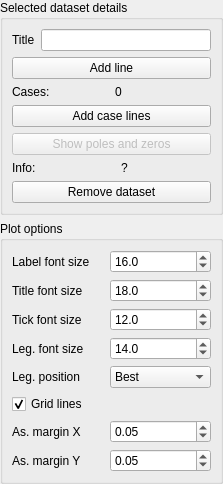
             <widget class="QWidget" name="scrollAreaWidgetContents">
              <property name="geometry">
               <rect>
                <x>0</x>
                <y>0</y>
                <width>223</width>
                <height>469</height>
               </rect>
              </property>
              <property name="sizePolicy">
               <sizepolicy hsizetype="Ignored" vsizetype="Preferred">
                <horstretch>0</horstretch>
                <verstretch>0</verstretch>
               </sizepolicy>
              </property>
              <layout class="QGridLayout" name="gridLayout_14">
               <property name="leftMargin">
                <number>0</number>
               </property>
               <property name="topMargin">
                <number>0</number>
               </property>
               <property name="rightMargin">
                <number>0</number>
               </property>
               <property name="bottomMargin">
                <number>0</number>
               </property>
               <item row="1" column="0">
                <widget class="QGroupBox" name="groupBox_2">
                 <property name="maximumSize">
                  <size>
                   <width>16777215</width>
                   <height>16777215</height>
                  </size>
                 </property>
                 <property name="title">
                  <string>Plot options</string>
                 </property>
                 <layout class="QGridLayout" name="gridLayout_7">
                  <property name="leftMargin">
                   <number>9</number>
                  </property>
                  <item row="1" column="0">
                   <widget class="QLabel" name="label_25">
                    <property name="text">
                     <string>Title font size</string>
                    </property>
                   </widget>
                  </item>
                  <item row="4" column="1">
                   <widget class="QComboBox" name="plt_legendpos">
                    <item>
                     <property name="text">
                      <string>Best</string>
                     </property>
                    </item>
                    <item>
                     <property name="text">
                      <string>Upper right</string>
                     </property>
                    </item>
                    <item>
                     <property name="text">
                      <string>Upper left</string>
                     </property>
                    </item>
                    <item>
                     <property name="text">
                      <string>Lower left</string>
                     </property>
                    </item>
                    <item>
                     <property name="text">
                      <string>Lower right</string>
                     </property>
                    </item>
                    <item>
                     <property name="text">
                      <string>Right</string>
                     </property>
                    </item>
                    <item>
                     <property name="text">
                      <string>Center left</string>
                     </property>
                    </item>
                    <item>
                     <property name="text">
                      <string>Center right</string>
                     </property>
                    </item>
                    <item>
                     <property name="text">
                      <string>Lower center</string>
                     </property>
                    </item>
                    <item>
                     <property name="text">
                      <string>Upper center</string>
                     </property>
                    </item>
                    <item>
                     <property name="text">
                      <string>Center</string>
                     </property>
                    </item>
                    <item>
                     <property name="text">
                      <string>None</string>
                     </property>
                    </item>
                   </widget>
                  </item>
                  <item row="3" column="1">
                   <widget class="QDoubleSpinBox" name="plt_legendsize_sb">
                    <property name="decimals">
                     <number>1</number>
                    </property>
                    <property name="minimum">
                     <double>5.000000000000000</double>
                    </property>
                    <property name="maximum">
                     <double>100.000000000000000</double>
                    </property>
                    <property name="singleStep">
                     <double>0.500000000000000</double>
                    </property>
                    <property name="value">
                     <double>14.000000000000000</double>
                    </property>
                   </widget>
                  </item>
                  <item row="2" column="1">
                   <widget class="QDoubleSpinBox" name="plt_ticksize_sb">
                    <property name="decimals">
                     <number>1</number>
                    </property>
                    <property name="minimum">
                     <double>5.000000000000000</double>
                    </property>
                    <property name="singleStep">
                     <double>0.500000000000000</double>
                    </property>
                    <property name="value">
                     <double>12.000000000000000</double>
                    </property>
                   </widget>
                  </item>
                  <item row="2" column="0">
                   <widget class="QLabel" name="label_24">
                    <property name="text">
                     <string>Tick font size</string>
                    </property>
                   </widget>
                  </item>
                  <item row="6" column="1">
                   <widget class="QDoubleSpinBox" name="plt_marginx">
                    <property name="maximum">
                     <double>1.000000000000000</double>
                    </property>
                    <property name="singleStep">
                     <double>0.010000000000000</double>
                    </property>
                    <property name="value">
                     <double>0.050000000000000</double>
                    </property>
                   </widget>
                  </item>
                  <item row="6" column="0">
                   <widget class="QLabel" name="label_21">
                    <property name="text">
                     <string>As. margin X</string>
                    </property>
                   </widget>
                  </item>
                  <item row="4" column="0">
                   <widget class="QLabel" name="label_19">
                    <property name="text">
                     <string>Leg. position</string>
                    </property>
                   </widget>
                  </item>
                  <item row="3" column="0">
                   <widget class="QLabel" name="label_18">
                    <property name="text">
                     <string>Leg. font size</string>
                    </property>
                   </widget>
                  </item>
                  <item row="0" column="1">
                   <widget class="QDoubleSpinBox" name="plt_labelsize_sb">
                    <property name="frame">
                     <bool>true</bool>
                    </property>
                    <property name="readOnly">
                     <bool>false</bool>
                    </property>
                    <property name="accelerated">
                     <bool>false</bool>
                    </property>
                    <property name="showGroupSeparator" stdset="0">
                     <bool>false</bool>
                    </property>
                    <property name="decimals">
                     <number>1</number>
                    </property>
                    <property name="minimum">
                     <double>5.000000000000000</double>
                    </property>
                    <property name="maximum">
                     <double>100.000000000000000</double>
                    </property>
                    <property name="singleStep">
                     <double>0.500000000000000</double>
                    </property>
                    <property name="value">
                     <double>16.000000000000000</double>
                    </property>
                   </widget>
                  </item>
                  <item row="0" column="0">
                   <widget class="QLabel" name="label_17">
                    <property name="text">
                     <string>Label font size</string>
                    </property>
                   </widget>
                  </item>
                  <item row="7" column="1">
                   <widget class="QDoubleSpinBox" name="plt_marginy">
                    <property name="maximum">
                     <double>1.000000000000000</double>
                    </property>
                    <property name="singleStep">
                     <double>0.010000000000000</double>
                    </property>
                    <property name="value">
                     <double>0.050000000000000</double>
                    </property>
                   </widget>
                  </item>
                  <item row="7" column="0">
                   <widget class="QLabel" name="label_20">
                    <property name="text">
                     <string>As. margin Y</string>
                    </property>
                   </widget>
                  </item>
                  <item row="5" column="0" colspan="2">
                   <widget class="QCheckBox" name="plt_grid">
                    <property name="text">
                     <string>Grid lines</string>
                    </property>
                    <property name="checked">
                     <bool>true</bool>
                    </property>
                   </widget>
                  </item>
                  <item row="1" column="1">
                   <widget class="QDoubleSpinBox" name="plt_titlesize_sb">
                    <property name="decimals">
                     <number>1</number>
                    </property>
                    <property name="minimum">
                     <double>5.000000000000000</double>
                    </property>
                    <property name="singleStep">
                     <double>0.500000000000000</double>
                    </property>
                    <property name="value">
                     <double>18.000000000000000</double>
                    </property>
                   </widget>
                  </item>
                 </layout>
                </widget>
               </item>
               <item row="0" column="0">
                <widget class="QGroupBox" name="dataset_gb">
                 <property name="sizePolicy">
                  <sizepolicy hsizetype="Preferred" vsizetype="Preferred">
                   <horstretch>0</horstretch>
                   <verstretch>0</verstretch>
                  </sizepolicy>
                 </property>
                 <property name="minimumSize">
                  <size>
                   <width>0</width>
                   <height>0</height>
                  </size>
                 </property>
                 <property name="maximumSize">
                  <size>
                   <width>16777215</width>
                   <height>16777215</height>
                  </size>
                 </property>
                 <property name="title">
                  <string>Selected dataset details</string>
                 </property>
                 <layout class="QGridLayout" name="gridLayout_5">
                  <item row="4" column="0">
                   <widget class="QPushButton" name="ds_poleszeros_btn">
                    <property name="enabled">
                     <bool>false</bool>
                    </property>
                    <property name="text">
                     <string>Show poles and zeros</string>
                    </property>
                   </widget>
                  </item>
                  <item row="2" column="0">
                   <layout class="QHBoxLayout" name="horizontalLayout_4">
                    <item>
                     <widget class="QLabel" name="label_13">
                      <property name="text">
                       <string>Cases:</string>
                      </property>
                     </widget>
                    </item>
                    <item>
                     <widget class="QLabel" name="ds_casenum_lb">
                      <property name="text">
                       <string>0</string>
                      </property>
                     </widget>
                    </item>
                   </layout>
                  </item>
                  <item row="5" column="0">
                   <layout class="QHBoxLayout" name="horizontalLayout_3" stretch="0,1">
                    <item>
                     <widget class="QLabel" name="label_14">
                      <property name="text">
                       <string>Info:</string>
                      </property>
                     </widget>
                    </item>
                    <item>
                     <widget class="QLabel" name="ds_info_lb">
                      <property name="maximumSize">
                       <size>
                        <width>90</width>
                        <height>16777215</height>
                       </size>
                      </property>
                      <property name="text">
                       <string>?</string>
                      </property>
                      <property name="wordWrap">
                       <bool>true</bool>
                      </property>
                     </widget>
                    </item>
                   </layout>
                  </item>
                  <item row="3" column="0">
                   <widget class="QPushButton" name="ds_caseadd_btn">
                    <property name="text">
                     <string>Add case lines</string>
                    </property>
                   </widget>
                  </item>
                  <item row="0" column="0">
                   <layout class="QHBoxLayout" name="horizontalLayout_2">
                    <item>
                     <widget class="QLabel" name="label_3">
                      <property name="text">
                       <string>Title</string>
                      </property>
                     </widget>
                    </item>
                    <item>
                     <widget class="QLineEdit" name="ds_title_edit"/>
                    </item>
                   </layout>
                  </item>
                  <item row="6" column="0">
                   <widget class="QPushButton" name="ds_remove_btn">
                    <property name="text">
                     <string>Remove dataset</string>
                    </property>
                   </widget>
                  </item>
                  <item row="1" column="0">
                   <widget class="QPushButton" name="ds_addline_btn">
                    <property name="text">
                     <string>Add line</string>
                    </property>
                   </widget>
                  </item>
                 </layout>
                </widget>
               </item>
              </layout>
             </widget>
